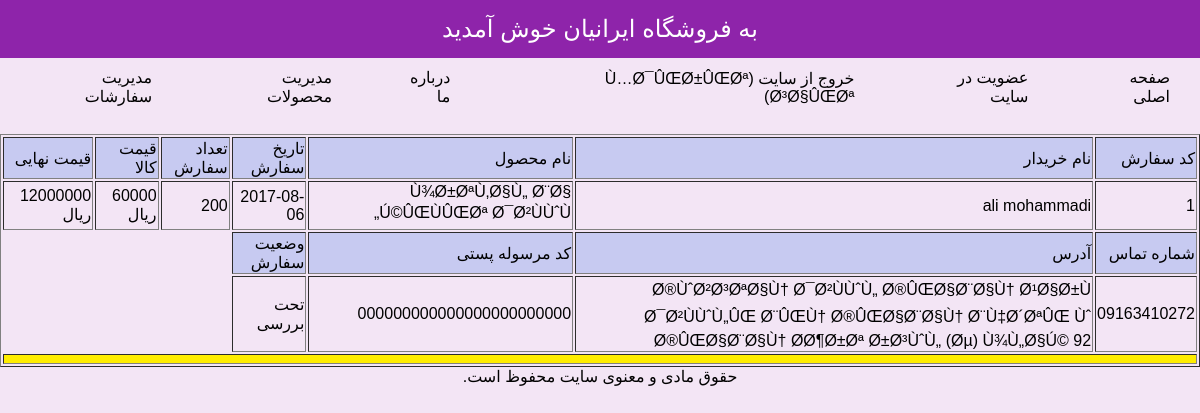
/admin_manage_order.php (signed in), run on the app's committed database.
### tables this page shows
CREATE TABLE `orders` (
      `id` int(10) NOT NULL,
      `username` varchar(30) NOT NULL,
      `orderdate` date NOT NULL,
      `pro_code` int(10) NOT NULL,
      `pro_qty` int(10) NOT NULL,
      `pro_price` float NOT NULL,
      `mobile` varchar(11) NOT NULL,
      `address` varchar(400) NOT NULL,
      `trackcode` varchar(24) NOT NULL,
      `state` int(1) NOT NULL
    );

CREATE TABLE `users` (
      `realname` varchar(80) NOT NULL,
      `username` varchar(30) NOT NULL,
      `password` varchar(20) NOT NULL,
      `email` varchar(60) NOT NULL,
      `type` tinyint(1) NOT NULL
    );

CREATE TABLE `products` (
      `pro_code` int(10) NOT NULL,
      `pro_name` varchar(200) NOT NULL,
      `pro_qty` int(10) NOT NULL,
      `pro_price` float NOT NULL,
      `pro_image` varchar(80) NOT NULL,
      `pro_detail` text NOT NULL
    );

### admin_manage_order.php (the view, shortened to what this page needs)
<?php
include ("includes/header.php");
$link = mysqli_connect("localhost", "root", "", "shop_db");
?>
<?php
$query = "SELECT * FROM orders";
$result = mysqli_query($link, $query);
?>
<table border="1px" style="width: 100%;">
<?php
while ($row = mysqli_fetch_array($result)) {
?>
	<tr bgcolor="#C7CAF1">
        <td>كد سفارش</td>
        <td>نام خریدار</td>
        <td>نام محصول</td>
        <td>تاریخ سفارش</td>
        <td>تعداد سفارش</td>
        <td>قيمت كالا</td>
        <td>قیمت نهایی</td>
    </tr>
    <tr>
        <td><?php echo $row['id']; ?></td>
        <td>
            <?php
            $query = "SELECT * FROM users WHERE username='{$row['username']}'";
            $result2 = mysqli_query($link, $query);
            if ($row_user = mysqli_fetch_array($result2)) {
                echo $row_user['realname'];
            } else {
                echo "نامشخص";
            }
            ?>
        </td>
        <td>
            <?php
            $query = "SELECT * FROM products WHERE pro_code='{$row['pro_code']}'";
            $result2 = mysqli_query($link, $query);
            if ($row_product = mysqli_fetch_array($result2)) {
                echo $row_product['pro_name'];
            } else {
                echo "نامشخص";
            }
            ?>
        </td>
        <td><?php echo $row['orderdate']; ?></td>
        <td><?php echo $row['pro_qty']; ?></td>
        <td><?php echo $row['pro_price']; ?>&nbsp; ريال</td>
        <td><?php echo $row['pro_qty'] * $row['pro_price']; ?>&nbsp; ريال</td>
    </tr>
    <tr bgcolor="#C7CAF1">
        <td>شماره تماس</td>
        <td>آدرس</td>
        <td>کد مرسوله پستی</td>
        <td>وضعیت سفارش</td>
    </tr>
    <tr>
        <td><?php echo $row['mobile']; ?></td>
        <td><?php echo $row['address']; ?></td>
        <td><?php echo $row['trackcode']; ?></td>
        <td>
            <?php
            switch ($row['state']) {
                case 0: echo "تحت بررسی"; break;
            }
            ?>
        </td>
    </tr>
    <tr bgcolor="#FFED00" style="height: 10px;">
        <td colspan="7"></td>
    </tr>
<?php
}
?>
</table>
<?php
include ("includes/footer.php");
?>

### includes/header.php (shortened to what this page needs)
<!doctype html>
<html lang="fa">
<head>
</head>
<body dir="rtl">
    <header class="header">
        <div class="logo">به فروشگاه ایرانیان خوش آمدید</div>
    </header>
    <nav>
        <ul class="nav-menu">
            <li><a class="set_style_link" href="index.php">صفحه اصلی</a></li>
            <li><a class="set_style_link" href="register.php">عضویت در سایت</a></li>
            <?php
            if (isset($_SESSION["state_login"]) && $_SESSION["state_login"] === true) {
            ?>
                <li><a class="set_style_link" href="logout.php">خروج از سایت<?php echo(" ({$_SESSION['realname']}) ") ?></a></li>
            <?php
            } else {
            ?>
                <li><a class="set_style_link" href="login.php">ورود به سایت</a></li>
            <?php
            }
            ?>
            <li><a class="set_style_link" href="site_info.php">درباره ما</a></li>
            <?php
            if (isset($_SESSION["state_login"]) && $_SESSION["state_login"] === true && $_SESSION["user_type"] == "admin") {
            ?>
                <li><a class="set_style_link" href="admin_products.php">مدیریت محصولات</a></li>
                <li><a class="set_style_link" href="admin_manage_order.php">مدیریت سفارشات</a></li>
            <?php
            }
            ?>
        </ul>
    </nav>
</body>
</html>

### includes/footer.php
<footer class="divTable"  >
   <section class="divTableRow">
     <article  class="divTableCell" style='text-align:center;'> حقوق مادی و معنوی سایت محفوظ است. </article>
   </section>
 </footer>

### includes/header.php (style rules this page uses)
body { font-family: 'b nazanin', sans-serif; margin: 0; padding: 0; background-color: #f3e5f5 ; direction: rtl; }
.header { background-color: #8e24aa; color: #fff; padding: 15px; text-align: center; }
.header .logo { font-size: 24px; }
nav { background-color: #ab47b; }
.nav-menu { list-style: none; padding: 0; margin: 0; display: flex; justify-content: center; align-items: center; background-color:# ; }
.nav-menu li { margin: 0 10px; }
.nav-menu li a { display: block; color: #000; text-decoration: none; padding: 10px 20px; transition: background-color 0.3s, color 0.3s; border-radius: 5px; }

### data on the page
orders: id "1", users.realname "ali mohammadi", products.pro_name "Ù¾Ø±ØªÙ‚Ø§Ù„ Ø¨Ø§ Ú©ÛŒÙÛŒØª Ø¯Ø²ÙÙˆÙ„", orderdate "2017-08-06", pro_qty "200", pro_price "60000", $row['pro_qty'] * $row['pro_price'] "12000000", mobile "09163410272", address "Ø®ÙˆØ²Ø³ØªØ§Ù† Ø¯Ø²ÙÙˆÙ„ Ø®ÛŒØ§Ø¨Ø§Ù† Ø¹Ø§Ø±Ù Ø¯Ø²ÙÙˆÙ„ÛŒ Ø¨ÛŒÙ† Ø®ÛŒØ§Ø¨Ø§Ù† Ø¨Ù‡Ø´ØªÛŒ Ùˆ Ø®ÛŒØ§Ø¨Ø§Ù† Ø­Ø¶Ø±Øª Ø±Ø³ÙˆÙ„ (Øµ) Ù¾Ù„Ø§Ú© 92", trackcode "000000000000000000000000", state "تحت بررسی"

### other printed values
$_SESSION['realname'] "Ù…Ø¯ÛŒØ±ÛŒØª Ø³Ø§ÛŒØª"
